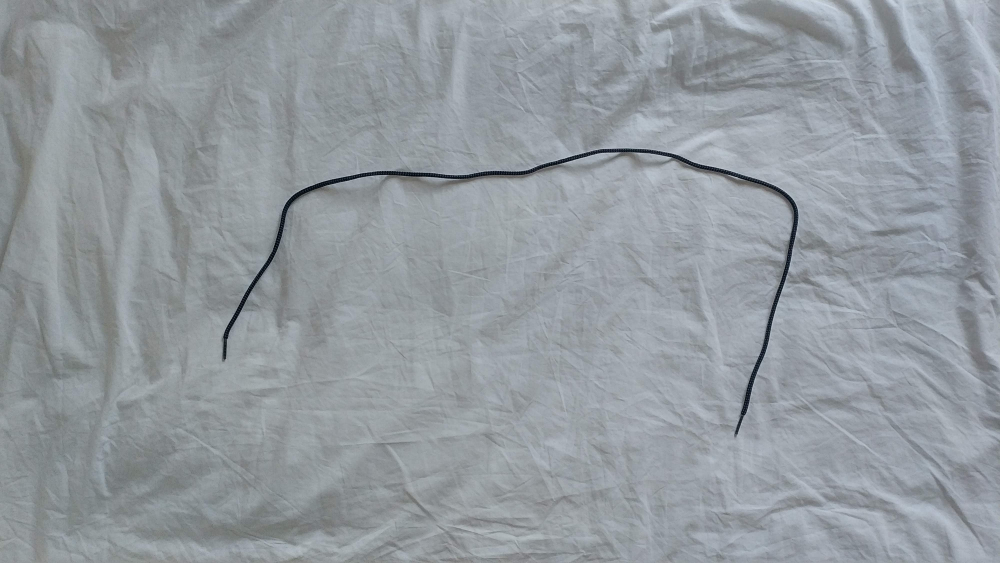
//> input picture Software/test/objectDetection/images/input/TestImage2.jpg, 4000 x 2250 px (shown at 1/4 size)
$ ./objectDetection images/input/TestImage2.jpg   (built with g++ and OpenCV 4)
//> lines starting //> are read from the running program, lines starting //| are printed output that depends on the picture
### Software/test/objectDetection/include/detection.hpp
#ifndef DETECTION
#define DETECTION
#include <opencv2/imgproc.hpp>
#include <opencv2/highgui.hpp>
#include <opencv2/highgui/highgui.hpp>
#include <opencv2/imgcodecs.hpp>
#include <opencv2/core/core.hpp>
#include "opencv2/opencv.hpp"
// #include "opencv2/cudaarithm.hpp"
#include <math.h>
#include <iostream>
#include <stdio.h>


using namespace cv;
using namespace std;
// Perception structures

typedef struct rope_point_s{
   Vec2i point_coordinates;
   bool point_accessible;
}rope_point_t;

typedef struct rope_endpoints_s{
  rope_point_t rope_end1;
  rope_point_t rope_end2;
}rope_endpoints_t;

typedef struct rope_middlepoints_s{
  vector<rope_point_t> points;
  int nb_points;
}rope_middlepoints_t;

typedef struct gradient_segment_s{
  double gradient;
}gradient_segment_t;

typedef struct rope_segment_t{
  bool accessible;
  int z_level;
  rope_point_t begin_point;
  rope_point_t end_point;
  gradient_segment_t gradient;
}rope_segment_t;

typedef struct rope_segments_s{
  vector<rope_segment_t> segments;
  int nb_segments;
}rope_segments_t;

typedef struct perception_rope_s{
  rope_endpoints_t rope_endpoints;
  rope_middlepoints_t rope_middlepoints;
  rope_segments_t rope_segments;
}perception_rope_t;


typedef struct actuator_point_s{
   Vec2i point_coordinates;
   bool point_visible;
}actuator_point_t;

typedef struct robot_actuator_s{
  actuator_point_t base;
  actuator_point_t slider1;
  actuator_point_t slider2;
}robot_actuator_t;

typedef struct perception_actuators_s{
  robot_actuator_t actuator_1;
  robot_actuator_t actuator_2;
  bool actuators_visible;
}perception_actuators_t;

// Perception Activity

#endif

### Software/test/objectDetection/objectDetection.cpp
#include <detection.hpp>


int main(int argc, char **argv)
{

  //===================================//
  // INITIALIZATION
  //===================================//
  // Import image
  Mat original, original_large,extractedR, extractedG, extractedB, fullImageHSV, tmpMask, redFiltered1, redFiltered2, greenFiltered, morphOpen, morphClose, eroded, dilated;
  CommandLineParser parser(argc, argv, "{@input | redRope2.jpg | input image}");

  /* Resize image
  TODO: make this function adaptable so that the size of the image is reduced:
  with the purpose of having lower computational cost, with the accuracy of the image still good enough
  for processing
  */

  int devider = 5;
  original = imread(samples::findFile(parser.get<String>("@input")), IMREAD_COLOR);
//> original is the input picture: 2250 rows x 4000 cols, CV_8UC3; mean B, G, R 159.3, 153.8, 147.3
  resize(original, original, Size((int)original.size().width/devider, (int)original.size().height/devider), 1);
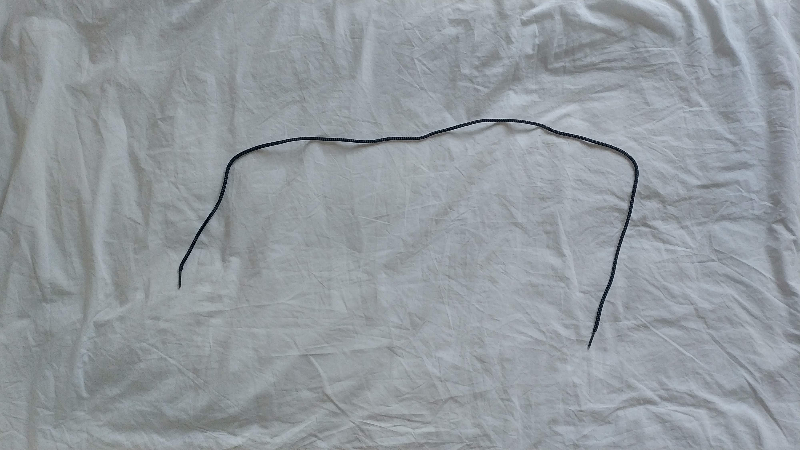
//> original: 450 rows x 800 cols, CV_8UC3; mean B, G, R 159.3, 153.8, 147.3
  // pyrDown( original, original, Size( original.cols/devider, original.rows/devider ));

  // -------------------------
  // Image error handle
  // -------------------------

  if (original.empty())
  {
    std::cout << "Could not open or find the image!\n"
              << std::endl;
    std::cout << "Usage: " << argv[0] << " <Input image>" << std::endl;
    return EXIT_FAILURE;
  }

  // Show and save image
  namedWindow("Initial Picture", WINDOW_AUTOSIZE);
  imshow("Initial Picture", original);
  // imwrite("InitialPicture.jpg", original);


  //===================================//
  // PREPROCESSING
  //===================================//
  // BGR to HSV
  cvtColor(original,fullImageHSV, COLOR_BGR2HSV);
//> fullImageHSV: 450 rows x 800 cols, CV_8UC3; mean H, S, V 102.1, 19.7, 159.4

  // -------------------------
  // Gaussian blur
  // -------------------------
  // Mat gaussian, gaussOriginal;
  // int gaussSize = 3;
  // GaussianBlur(fullImageHSV,gaussian, Size(gaussSize,gaussSize),0);
  // GaussianBlur(original,gaussOriginal, Size(gaussSize,gaussSize),0);
  // imshow("Gauss", gaussian);

  // -------------------------
  // Red filter
  // -------------------------
  // inRange(original, Scalar(0,40,45), Scalar(10, 255, 255), redFiltered1);
  // inRange(original, Scalar(160,40,45), Scalar(180, 255, 255), redFiltered2);
  // bitwise_or(redFiltered1, redFiltered2, redFiltered1);
  Mat bands[3],merged;
  split(original, bands);
  redFiltered1 = bands[2]; // RED
  // bitwise_and(redFiltered1,bands[2],redFiltered1);
  imshow("TMP Mask Red", redFiltered1);

  // -------------------------
  // Gray
  // -------------------------
  Mat hsv_channels[3];
  cv::split( original, hsv_channels );
  imshow("HSV to gray", hsv_channels[2]);
  // cvtColor(gaussian,gray_col, COLOR_HSV2GRAY);
  Mat gray_col = hsv_channels[2];
  imshow("Gray",gray_col);


  //===================================//
  // ROPE DETECTION
  //===================================//
  /*
  -------------------------
  Kernel Definition
  -------------------------
  Simple version of what it the kernel looks like:
  [[-1, 1, 1, -1] in vertical direction (but with larger dimensions)
  [-1, 1, 1, -1]
  [-1, 1, 1, -1]
  [-1, 1, 1, -1]

  TODO:
  */

  Mat ropeConv, ropeConvHor, ropeConvVer, ropeConvKernel, ropeConvKernelH;

  // [11 lines of commented-out code are left out]
  int kernel_size_v = 10;
  int kernel_size_h = 20;
  int diff_by_2 = abs(kernel_size_v - kernel_size_h)/2;

  Mat kernel_ver(kernel_size_h,kernel_size_h,CV_32F);
  Mat kernel_hor(kernel_size_h,kernel_size_h,CV_32F);
  // Mat kernel_ver(kernel_size_h,kernel_size_h);
  // Mat kernel_hor(kernel_size_h,kernel_size_h);
  vector<float> row = {-1, -1, -1, -1, -1, 1, 1, 1, 1, 1, 1, 1, 1, 1, 1, -1, -1, -1, -1, -1};
  Mat zeros = Mat::zeros(1,kernel_size_h,CV_32S);
  cout << zeros << endl;
  for(int i = 0; i<kernel_size_h;++i){
    if(i>=diff_by_2 && i<diff_by_2+kernel_size_v){
      kernel_ver.row(i) = (Mat(row).t()) + 0;
    }
  }
  kernel_hor = kernel_ver.t();

  cout << kernel_ver << endl;
  cout << kernel_hor << endl;
  // imshow("kernel hor",kernel_hor);
  // imshow("kernel ver",kernel_ver);
  // imwrite("kernel_vert.png",kernel_ver);

  // Combine kernels horizontal and vertical
  Mat kernel = (1.0)*( kernel_ver);

  // Reduce kernel values
  // The kernel has to be reduced in value because there is saturation that occures:
  // TODO: The kernel values have to update automatically to not introduce magical numbers
  kernel = kernel;
  // imshow("kernel",kernel);
  cout << kernel << endl;


  // -------------------------
  // Convolution on the image
  // -------------------------
  // filter2D(gray_col, ropeConvVer, -1 , kernel_ver, Point(-1, -1), 0, 4);
  // filter2D(gray_col, ropeConvHor, -1 , kernel_hor, Point(-1, -1), 0, 4);
  // cout << "The first 10x10 pixels of the red filtered image" << redFiltered1(Rect(0,0,10,10)) << endl;
  // filter2D(redFiltered1, ropeConvKernel, -1 , kernel, Point(-1, -1), 0, 4);

  Mat gray_col32;
  gray_col.convertTo(gray_col32,CV_32F);

  double max_gray_32, min_gray_32;
  minMaxLoc(redFiltered1, &min_gray_32, &max_gray_32);
//> min_gray_32 = 0; max_gray_32 = 214

  cout << "max_val_red_32: " << max_gray_32 << endl;
//| max_val_red_32: 214
  cout << "min_val_red_32: " << min_gray_32 << endl;
//| min_val_red_32: 0

  filter2D(gray_col32, ropeConvKernel, -1, kernel, Point(-1, -1), 0, BORDER_CONSTANT);
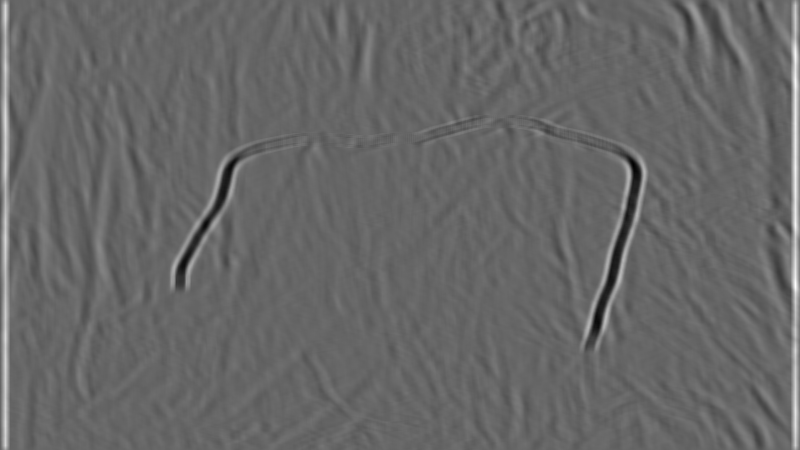
//> ropeConvKernel: 450 rows x 800 cols, CV_32FC1; min -6846, max 10195, mean 89.2; drawn with min black and max white
  imshow("Rope Convoluted with Kernel", ropeConvKernel);
  // -------------------------
  // Saturation detection
  // -------------------------
  double maxval,minval;
  // minMaxLoc(ropeConvKernel,minval,maxval,minId,maxId);
  minMaxLoc(ropeConvKernel, &minval, &maxval);
//> minval = -6846; maxval = 10195
  cout << "max: " <<maxval << endl;
//| max: 10195
  cout << "min: " <<minval << endl;
//| min: -6846
  // [6 lines of commented-out code are left out]
  Mat ropeBinary(ropeConvKernel.rows,ropeConvKernel.cols,CV_32F);
  // threshold(ropeConvKernel,ropeBinary, 0.8*maxval, maxval, THRESH_BINARY);
  // threshold(ropeConvKernel,ropeBinary, 200, 255, THRESH_BINARY);
  // imshow("Rope Binary",ropeBinary);

  ropeConvKernel = ropeConvKernel/(2*max(abs(minval),maxval));
  ropeConvKernel = ropeConvKernel + 1;

  minMaxLoc(ropeConvKernel, &minval, &maxval);
//> minval = 0.664; maxval = 1.5
  cout << "max: " <<maxval << endl;
//| max: 1.5
  cout << "min: " <<minval << endl;
//| min: 0.664247
  imshow("Rope Convolution after saturation handle", ropeConvKernel);


  // Color OR convolution
  Mat colorConv;
  // [21 lines of commented-out code are left out]
  Mat blueFiltered;
  // [23 lines of commented-out code are left out]


  waitKey(0);


  // [18 lines of commented-out code are left out]


  return 0;

}

$ run again, on Software/test/objectDetection/images/input/orangeRope1.jpg
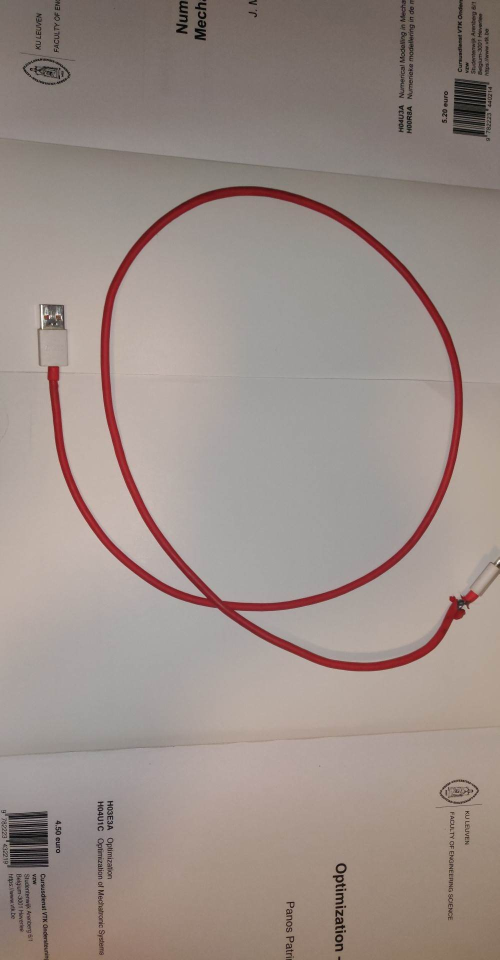
//> input picture Software/test/objectDetection/images/input/orangeRope1.jpg, 999 x 1920 px (shown at 1/2 size)
//> original is the input picture: 1920 rows x 999 cols, CV_8UC3; mean B, G, R 136.2, 142.1, 155.3
//> original: 384 rows x 199 cols, CV_8UC3
//> fullImageHSV: 384 rows x 199 cols, CV_8UC3; mean H, S, V 19, 33.5, 155.3
//> `split(original, bands);`:
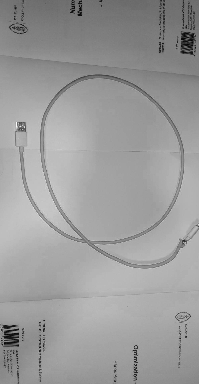
//> bands[2]: 384 rows x 199 cols, CV_8UC1; min 3, max 255, mean 155.3
//> min_gray_32 = 3; max_gray_32 = 255
//| max_val_red_32: 255
//| min_val_red_32: 3
//> `filter2D(gray_col32, ropeConvKernel, -1, kernel, Point(-1, -1), 0, BOR..`:
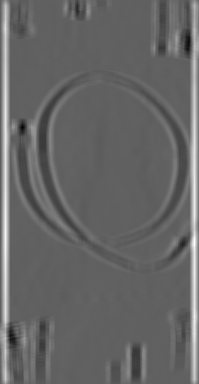
//> ropeConvKernel: 384 rows x 199 cols, CV_32FC1; min -6231, max 10166, mean 382.8; drawn with min black and max white
//> `minMaxLoc(ropeConvKernel, &minval, &maxval);`: minval = -6231; maxval = 10166
//| max: 10166
//| min: -6231
//> `minMaxLoc(ropeConvKernel, &minval, &maxval);`: minval = 0.694; maxval = 1.5
//| max: 1.5
//| min: 0.693537
